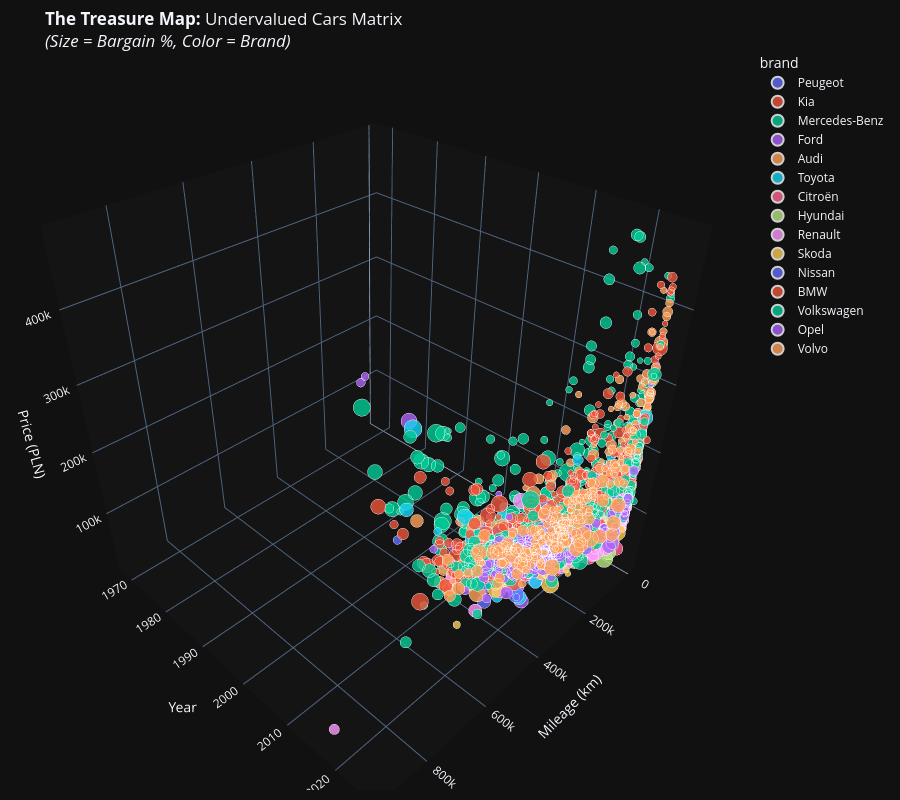

Here is the notebook cell this chart was saved with:
### Markdown cell above
7: This module visualizes the "Alpha" (profit potential) found by the model.
It generates a 3D Interactive "Treasure Map" of cars that are significantly undervalued.

Key Logic:
1. Fair Price Calculation: What *should* this car cost according to the AI?
2. Wreck Filtering: We exclude cars with >50% discount because they are likely damaged/salvage titles.
3. Market Focus: We focus on liquid assets (15k - 500k PLN).

### Code cell
import plotly.express as px
import pandas as pd
import numpy as np
import sys

# ==========================================
# 1. DEPENDENCY CHECK
# ==========================================
if 'X_holdout' not in locals():
    sys.exit("⛔ Data not found! Please run Cell 3 first.")

print("🌟 Generating Treasure Map (Filtering for Positive Deals only)...")

# ==========================================
# 2. DATA PREPARATION
# ==========================================
# Create a dedicated dataframe for analysis (don't touch original data)
deals_df = X_holdout.copy()
deals_df['Actual_Price'] = y_holdout

# Intelligent Model Selection: Use Ensemble if available, otherwise AutoGluon, otherwise XGBoost
if 'final_ensemble_preds' in locals():
    print("   🔹 Using Ensemble Predictions")
    deals_df['Fair_Price'] = final_ensemble_preds
elif 'ag_predictor' in locals():
    print("   🔹 Using AutoGluon Predictions")
    deals_df['Fair_Price'] = ag_predictor.predict(X_holdout)
elif 'xgb_model' in locals():
    print("   🔹 Using XGBoost Predictions")
    deals_df['Fair_Price'] = xgb_model.predict(X_holdout)
else:
    sys.exit("⛔ No trained model found.")

# ==========================================
# 3. DEAL METRICS CALCULATION
# ==========================================
# "Deal Score": Positive value means the car is listed BELOW its fair value.
# Formula: Fair Price - Actual Price
deals_df['Deal_Score_PLN'] = deals_df['Fair_Price'] - deals_df['Actual_Price']

# "Bargain Percentage": Relative discount size.
# Formula: Deal Score / Fair Price
deals_df['Bargain_Pct'] = (deals_df['Deal_Score_PLN'] / deals_df['Fair_Price']) * 100

# ==========================================
# 4. THE "SMART FILTER" (Crucial Step)
# ==========================================
# We apply strict business logic to remove noise and errors.

plot_data = deals_df[
    (deals_df['Deal_Score_PLN'] > 0) &           # Rule 1: Must be cheaper than predicted
    (deals_df['Bargain_Pct'] > 5) &              # Rule 2: Minimum 5% discount to be interesting
    (deals_df['Bargain_Pct'] < 50) &             # Rule 3: The "Wreck Filter". Discounts >50% are usually damaged cars.
    (deals_df['Actual_Price'] > 15000) &         # Rule 4: Exclude "beaters" (<15k PLN)
    (deals_df['Actual_Price'] < 500000)          # Rule 5: Exclude supercars (outliers)
].copy()

# Visual Optimization: Keep only Top 15 brands to prevent color chaos in the chart
top_brands = plot_data['brand'].value_counts().nlargest(15).index
plot_data = plot_data[plot_data['brand'].isin(top_brands)]

# Browser Optimization: Limit points to 4000 to prevent browser lag
if len(plot_data) > 4000:
    print(f"   ⚡ Sampling 4,000 deals (out of {len(plot_data)}) for smooth visualization...")
    plot_data = plot_data.sample(4000, random_state=42)

print(f"   🔍 Found {len(plot_data)} potential 'Buy' candidates.")

# ==========================================
# 5. 3D INTERACTIVE VISUALIZATION
# ==========================================
# X = Usage (Mileage), Y = Age (Year), Z = Cost (Price)
# Size = The Opportunity (Bigger Dot = Better Deal)

fig = px.scatter_3d(
    plot_data,
    x='mileage',
    y='year',
    z='Actual_Price',
    color='brand',              # Color groups by Brand
    size='Bargain_Pct',         # Size indicates Discount Magnitude
    hover_name='brand',
    hover_data={
        'brand': False,
        'model': True,
        'Actual_Price': ':,.0f',
        'Fair_Price': ':,.0f',
        'Deal_Score_PLN': ':,.0f',
        'Bargain_Pct': ':.1f',  # Format: 12.5%
        'mileage': ':,.0f',
        'year': True
    },
    title='<b>The Treasure Map:</b> Undervalued Cars Matrix<br><i>(Size = Bargain %, Color = Brand)</i>',
    opacity=0.8,
    height=800,
    size_max=30,                # Max pixel size for the best deals
    template='plotly_dark'      # Dark mode for professional look
)

# Refine 3D Scene Layout
fig.update_layout(
    scene=dict(
        xaxis_title='Mileage (km)',
        yaxis_title='Year',
        zaxis_title='Price (PLN)',
        # Subtle dark grey background for 3D box
        xaxis=dict(backgroundcolor="rgb(20, 20, 20)"),
        yaxis=dict(backgroundcolor="rgb(20, 20, 20)"),
        zaxis=dict(backgroundcolor="rgb(20, 20, 20)"),
    ),
    margin=dict(r=10, l=10, b=10, t=50)
)

fig.show()

# ==========================================
# 6. TOP 10 "REAL WORLD" DEALS
# ==========================================
print("\n🏆 TOP 10 HIGH-CONFIDENCE DEALS:")
print("   (Filtered for Year > 2015 to focus on modern, liquid inventory)")

# Logic: Sort by Bargain % but filter for newer cars to ensure liquidity
top_list = plot_data[plot_data['year'] > 2015].sort_values(by='Bargain_Pct', ascending=False).head(10)

# Clean Table Display
display_cols = ['brand', 'model', 'year', 'mileage', 'Actual_Price', 'Fair_Price', 'Deal_Score_PLN', 'Bargain_Pct']

display(top_list[display_cols].style
        .background_gradient(subset=['Bargain_Pct'], cmap='Greens') # Green highlight for best deals
        .format({
            'Actual_Price': '{:,.0f}',
            'Fair_Price': '{:,.0f}',
            'Deal_Score_PLN': '{:+,.0f}', # Adds + sign for positive values
            'Bargain_Pct': '{:.1f}%',
            'mileage': '{:,.0f}'
        }))

### Figure 1 — Plotly figure (JSON) as saved in the notebook; plotly's stock layout.template omitted (floating-point values rounded to 4 significant figures; data arrays with more than 128 entries replaced by an {"elided": "..."} marker saying what was removed)
{"data": [{"customdata": {"elided": "209x5 mixed values"}, "hovertemplate": "<b>%{hovertext}</b><br><br>mileage=%{x:,.0f}<br>year=%{y}<br>Actual_Price=%{z:,.0f}<br>Bargain_Pct=%{customdata[4]:.1f}<br>model=%{customdata[1]}<br>Fair_Price=%{customdata[2]:,.0f}<br>Deal_Score_PLN=%{customdata[3]:,.0f}<extra></extra>", "hovertext": {"elided": "209 str values"}, "legendgroup": "Peugeot", "marker": {"color": "#636efa", "opacity": 0.8, "size": {"elided": "209 float values"}, "sizemode": "area", "sizeref": 0.05478, "symbol": "circle"}, "mode": "markers", "name": "Peugeot", "scene": "scene", "showlegend": true, "type": "scatter3d", "x": {"elided": "209 float values"}, "y": {"elided": "209 int values"}, "z": {"elided": "209 float values"}}, {"customdata": {"elided": "182x5 mixed values"}, "hovertemplate": "<b>%{hovertext}</b><br><br>mileage=%{x:,.0f}<br>year=%{y}<br>Actual_Price=%{z:,.0f}<br>Bargain_Pct=%{customdata[4]:.1f}<br>model=%{customdata[1]}<br>Fair_Price=%{customdata[2]:,.0f}<br>Deal_Score_PLN=%{customdata[3]:,.0f}<extra></extra>", "hovertext": {"elided": "182 str values"}, "legendgroup": "Kia", "marker": {"color": "#EF553B", "opacity": 0.8, "size": {"elided": "182 float values"}, "sizemode": "area", "sizeref": 0.05478, "symbol": "circle"}, "mode": "markers", "name": "Kia", "scene": "scene", "showlegend": true, "type": "scatter3d", "x": {"elided": "182 float values"}, "y": {"elided": "182 int values"}, "z": {"elided": "182 float values"}}, {"customdata": {"elided": "384x5 mixed values"}, "hovertemplate": "<b>%{hovertext}</b><br><br>mileage=%{x:,.0f}<br>year=%{y}<br>Actual_Price=%{z:,.0f}<br>Bargain_Pct=%{customdata[4]:.1f}<br>model=%{customdata[1]}<br>Fair_Price=%{customdata[2]:,.0f}<br>Deal_Score_PLN=%{customdata[3]:,.0f}<extra></extra>", "hovertext": {"elided": "384 str values"}, "legendgroup": "Mercedes-Benz", "marker": {"color": "#00cc96", "opacity": 0.8, "size": {"elided": "384 float values"}, "sizemode": "area", "sizeref": 0.05478, "symbol": "circle"}, "mode": "markers", "name": "Mercedes-Benz", "scene": "scene", "showlegend": true, "type": "scatter3d", "x": {"elided": "384 float values"}, "y": {"elided": "384 int values"}, "z": {"elided": "384 float values"}}, {"customdata": {"elided": "396x5 mixed values"}, "hovertemplate": "<b>%{hovertext}</b><br><br>mileage=%{x:,.0f}<br>year=%{y}<br>Actual_Price=%{z:,.0f}<br>Bargain_Pct=%{customdata[4]:.1f}<br>model=%{customdata[1]}<br>Fair_Price=%{customdata[2]:,.0f}<br>Deal_Score_PLN=%{customdata[3]:,.0f}<extra></extra>", "hovertext": {"elided": "396 str values"}, "legendgroup": "Ford", "marker": {"color": "#ab63fa", "opacity": 0.8, "size": {"elided": "396 float values"}, "sizemode": "area", "sizeref": 0.05478, "symbol": "circle"}, "mode": "markers", "name": "Ford", "scene": "scene", "showlegend": true, "type": "scatter3d", "x": {"elided": "396 float values"}, "y": {"elided": "396 int values"}, "z": {"elided": "396 float values"}}, {"customdata": {"elided": "392x5 mixed values"}, "hovertemplate": "<b>%{hovertext}</b><br><br>mileage=%{x:,.0f}<br>year=%{y}<br>Actual_Price=%{z:,.0f}<br>Bargain_Pct=%{customdata[4]:.1f}<br>model=%{customdata[1]}<br>Fair_Price=%{customdata[2]:,.0f}<br>Deal_Score_PLN=%{customdata[3]:,.0f}<extra></extra>", "hovertext": {"elided": "392 str values"}, "legendgroup": "Audi", "marker": {"color": "#FFA15A", "opacity": 0.8, "size": {"elided": "392 float values"}, "sizemode": "area", "sizeref": 0.05478, "symbol": "circle"}, "mode": "markers", "name": "Audi", "scene": "scene", "showlegend": true, "type": "scatter3d", "x": {"elided": "392 float values"}, "y": {"elided": "392 int values"}, "z": {"elided": "392 float values"}}, {"customdata": {"elided": "271x5 mixed values"}, "hovertemplate": "<b>%{hovertext}</b><br><br>mileage=%{x:,.0f}<br>year=%{y}<br>Actual_Price=%{z:,.0f}<br>Bargain_Pct=%{customdata[4]:.1f}<br>model=%{customdata[1]}<br>Fair_Price=%{customdata[2]:,.0f}<br>Deal_Score_PLN=%{customdata[3]:,.0f}<extra></extra>", "hovertext": {"elided": "271 str values"}, "legendgroup": "Toyota", "marker": {"color": "#19d3f3", "opacity": 0.8, "size": {"elided": "271 float values"}, "sizemode": "area", "sizeref": 0.05478, "symbol": "circle"}, "mode": "markers", "name": "Toyota", "scene": "scene", "showlegend": true, "type": "scatter3d", "x": {"elided": "271 float values"}, "y": {"elided": "271 int values"}, "z": {"elided": "271 float values"}}, {"customdata": {"elided": "121x5 mixed values"}, "hovertemplate": "<b>%{hovertext}</b><br><br>mileage=%{x:,.0f}<br>year=%{y}<br>Actual_Price=%{z:,.0f}<br>Bargain_Pct=%{customdata[4]:.1f}<br>model=%{customdata[1]}<br>Fair_Price=%{customdata[2]:,.0f}<br>Deal_Score_PLN=%{customdata[3]:,.0f}<extra></extra>", "hovertext": ["Citroën", "Citroën", "Citroën", "Citroën", "Citroën", "Citroën", "Citroën", "Citroën", "Citroën", "Citroën", "Citroën", "Citroën", "Citroën", "Citroën", "Citroën", "Citroën", "Citroën", "Citroën", "Citroën", "Citroën", "Citroën", "Citroën", "Citroën", "Citroën", "Citroën", "Citroën", "Citroën", "Citroën", "Citroën", "Citroën", "Citroën", "Citroën", "Citroën", "Citroën", "Citroën", "Citroën", "Citroën", "Citroën", "Citroën", "Citroën", "Citroën", "Citroën", "Citroën", "Citroën", "Citroën", "Citroën", "Citroën", "Citroën", "Citroën", "Citroën", "Citroën", "Citroën", "Citroën", "Citroën", "Citroën", "Citroën", "Citroën", "Citroën", "Citroën", "Citroën", "Citroën", "Citroën", "Citroën", "Citroën", "Citroën", "Citroën", "Citroën", "Citroën", "Citroën", "Citroën", "Citroën", "Citroën", "Citroën", "Citroën", "Citroën", "Citroën", "Citroën", "Citroën", "Citroën", "Citroën", "Citroën", "Citroën", "Citroën", "Citroën", "Citroën", "Citroën", "Citroën", "Citroën", "Citroën", "Citroën", "Citroën", "Citroën", "Citroën", "Citroën", "Citroën", "Citroën", "Citroën", "Citroën", "Citroën", "Citroën", "Citroën", "Citroën", "Citroën", "Citroën", "Citroën", "Citroën", "Citroën", "Citroën", "Citroën", "Citroën", "Citroën", "Citroën", "Citroën", "Citroën", "Citroën", "Citroën", "Citroën", "Citroën", "Citroën", "Citroën", "Citroën"], "legendgroup": "Citroën", "marker": {"color": "#FF6692", "opacity": 0.8, "size": [5.634, 12.61, 17.56, 6.975, 7.945, 11.35, 6.449, 6.332, 19.27, 12.27, 11.36, 25.19, 12.5, 12.91, 5.662, 8.143, 17.83, 14.07, 6.342, 7.577, 8.481, 43.4, 8.013, 7.99, 14.3, 16.72, 19.09, 6.164, 7.013, 8.293, 10.74, 16.29, 12.73, 12.4, 6.638, 8.389, 16.22, 25.89, 16.59, 18.52, 12.52, 11.27, 24.3, 10.86, 28.81, 9.785, 10.02, 18.35, 11.07, 11.99, 10.41, 5.155, 17.25, 17.13, 12.52, 9.46, 6.938, 20.6, 22.07, 12.97, 10.2, 29.89, 7.994, 21.74, 8.081, 11.6, 22.81, 5.928, 21.68, 15.73, 7.513, 11.02, 12.86, 43.38, 14.21, 6.616, 20.27, 14.14, 30.11, 22.42, 14.11, 8.675, 6.437, 9.541, 9.095, 18.93, 28.03, 11.53, 11.65, 10.32, 5.675, 25.22, 9.896, 6.21, 21.63, 10.72, 8.361, 16.05, 8.652, 5.294, 44.65, 18.89, 17.36, 6.125, 14.16, 8.871, 8.199, 11.24, 7.914, 6.521, 6.555, 19.83, 7.313, 12.73, 9.619, 11.13, 8.544, 14.27, 14.76, 10.75, 5.052], "sizemode": "area", "sizeref": 0.05478, "symbol": "circle"}, "mode": "markers", "name": "Citroën", "scene": "scene", "showlegend": true, "type": "scatter3d", "x": [184600.0, 239000.0, 49000.0, 176000.0, 500.0, 57000.0, 59000.0, 116000.0, 178000.0, 51270.0, 1.0, 319900.0, 226000.0, 173000.0, 161000.0, 56200.0, 174500.0, 218000.0, 174000.0, 13000.0, 88000.0, 200000.0, 162000.0, 260000.0, 69000.0, 41000.0, 262000.0, 199400.0, 247000.0, 100000.0, 80300.0, 219200.0, 208500.0, 190600.0, 35670.0, 172300.0, 155100.0, 6505.0, 72720.0, 88000.0, 96600.0, 46090.0, 170000.0, 72200.0, 182000.0, 92480.0, 2.0, 25500.0, 102300.0, 130000.0, 91640.0, 270000.0, 75000.0, 84460.0, 26100.0, 13800.0, 181000.0, 56000.0, 151000.0, 125000.0, 151300.0, 230500.0, 189000.0, 115900.0, 160000.0, 42630.0, 79200.0, 138500.0, 200000.0, 5.0, 126000.0, 40830.0, 12000.0, 162000.0, 138500.0, 85000.0, 109400.0, 83040.0, 106000.0, 171200.0, 154000.0, 5.0, 193000.0, 162800.0, 168000.0, 25000.0, 101000.0, 104600.0, 120000.0, 257000.0, 147700.0, 44100.0, 13230.0, 127000.0, 20850.0, 20000.0, 161000.0, 75000.0, 90650.0, 105000.0, 61000.0, 160000.0, 266800.0, 258200.0, 189500.0, 220000.0, 108000.0, 229800.0, 5.0, 33200.0, 141000.0, 130000.0, 46520.0, 153000.0, 159000.0, 97000.0, 225000.0, 269800.0, 150000.0, 112900.0, 181000.0], "y": [2014, 2009, 2020, 2019, 2023, 2018, 2020, 2018, 2013, 2020, 2025, 2016, 2019, 2016, 2017, 2021, 2010, 2017, 2020, 2023, 2013, 2013, 2013, 2016, 2020, 2013, 2016, 2017, 2016, 2012, 2014, 2012, 2015, 2018, 2022, 2016, 2018, 2025, 2019, 2022, 2014, 2020, 2012, 2022, 2014, 2013, 2025, 2024, 2018, 2020, 2018, 2015, 2022, 2017, 2023, 2024, 2018, 2021, 2015, 2014, 2017, 2017, 2017, 2019, 2012, 2023, 2018, 2021, 2013, 2025, 2021, 2019, 2021, 2018, 2020, 2016, 2015, 2019, 2020, 2018, 2018, 2025, 2015, 2014, 2016, 2021, 2020, 2020, 2018, 2012, 2019, 2018, 2023, 2021, 2020, 2022, 2017, 2014, 2016, 2014, 2022, 2014, 2011, 2015, 2015, 2021, 2009, 2014, 2025, 2022, 2019, 2018, 2023, 2018, 2012, 2018, 2015, 2017, 2015, 2015, 2018], "z": [31500.0, 21900.0, 29500.0, 46900.0, 48900.0, 39000.0, 49900.0, 72900.0, 22900.0, 57700.0, 115700.0, 16500.0, 75900.0, 34400.0, 34900.0, 33900.0, 23500.0, 18500.0, 64900.0, 42900.0, 23900.0, 22000.0, 18400.0, 29900.0, 35900.0, 18000.0, 20900.0, 38000.0, 25900.0, 17000.0, 22900.0, 17000.0, 18900.0, 29950.0, 76900.0, 23500.0, 24900.0, 35000.0, 26500.0, 52900.0, 17000.0, 36900.0, 19000.0, 79900.0, 20000.0, 24900.0, 77000.0, 76000.0, 17900.0, 37900.0, 30900.0, 25000.0, 36900.0, 27000.0, 63800.0, 113000.0, 39900.0, 29000.0, 24800.0, 17200.0, 35900.0, 21900.0, 30000.0, 39800.0, 19000.0, 69900.0, 37800.0, 60000.0, 18000.0, 169900.0, 63900.0, 44900.0, 58000.0, 34440.0, 43890.0, 32000.0, 21000.0, 26900.0, 22000.0, 28900.0, 46900.0, 182000.0, 18900.0, 25500.0, 34950.0, 43000.0, 48500.0, 30900.0, 17900.0, 23900.0, 79900.0, 27900.0, 60000.0, 45000.0, 28900.0, 59900.0, 29900.0, 25900.0, 34500.0, 20000.0, 24500.0, 23400.0, 22500.0, 28900.0, 16900.0, 34900.0, 19950.0, 25000.0, 100500.0, 64900.0, 32500.0, 28900.0, 82900.0, 20900.0, 17800.0, 35890.0, 43050.0, 25500.0, 22500.0, 25900.0, 51900.0]}, {"customdata": {"elided": "189x5 mixed values"}, "hovertemplate": "<b>%{hovertext}</b><br><br>mileage=%{x:,.0f}<br>year=%{y}<br>Actual_Price=%{z:,.0f}<br>Bargain_Pct=%{customdata[4]:.1f}<br>model=%{customdata[1]}<br>Fair_Price=%{customdata[2]:,.0f}<br>Deal_Score_PLN=%{customdata[3]:,.0f}<extra></extra>", "hovertext": {"elided": "189 str values"}, "legendgroup": "Hyundai", "marker": {"color": "#B6E880", "opacity": 0.8, "size": {"elided": "189 float values"}, "sizemode": "area", "sizeref": 0.05478, "symbol": "circle"}, "mode": "markers", "name": "Hyundai", "scene": "scene", "showlegend": true, "type": "scatter3d", "x": {"elided": "189 float values"}, "y": {"elided": "189 int values"}, "z": {"elided": "189 float values"}}, {"customdata": {"elided": "205x5 mixed values"}, "hovertemplate": "<b>%{hovertext}</b><br><br>mileage=%{x:,.0f}<br>year=%{y}<br>Actual_Price=%{z:,.0f}<br>Bargain_Pct=%{customdata[4]:.1f}<br>model=%{customdata[1]}<br>Fair_Price=%{customdata[2]:,.0f}<br>Deal_Score_PLN=%{customdata[3]:,.0f}<extra></extra>", "hovertext": {"elided": "205 str values"}, "legendgroup": "Renault", "marker": {"color": "#FF97FF", "opacity": 0.8, "size": {"elided": "205 float values"}, "sizemode": "area", "sizeref": 0.05478, "symbol": "circle"}, "mode": "markers", "name": "Renault", "scene": "scene", "showlegend": true, "type": "scatter3d", "x": {"elided": "205 float values"}, "y": {"elided": "205 int values"}, "z": {"elided": "205 float values"}}, {"customdata": {"elided": "197x5 mixed values"}, "hovertemplate": "<b>%{hovertext}</b><br><br>mileage=%{x:,.0f}<br>year=%{y}<br>Actual_Price=%{z:,.0f}<br>Bargain_Pct=%{customdata[4]:.1f}<br>model=%{customdata[1]}<br>Fair_Price=%{customdata[2]:,.0f}<br>Deal_Score_PLN=%{customdata[3]:,.0f}<extra></extra>", "hovertext": {"elided": "197 str values"}, "legendgroup": "Skoda", "marker": {"color": "#FECB52", "opacity": 0.8, "size": {"elided": "197 float values"}, "sizemode": "area", "sizeref": 0.05478, "symbol": "circle"}, "mode": "markers", "name": "Skoda", "scene": "scene", "showlegend": true, "type": "scatter3d", "x": {"elided": "197 float values"}, "y": {"elided": "197 int values"}, "z": {"elided": "197 float values"}}, {"customdata": {"elided": "110x5 mixed values"}, "hovertemplate": "<b>%{hovertext}</b><br><br>mileage=%{x:,.0f}<br>year=%{y}<br>Actual_Price=%{z:,.0f}<br>Bargain_Pct=%{customdata[4]:.1f}<br>model=%{customdata[1]}<br>Fair_Price=%{customdata[2]:,.0f}<br>Deal_Score_PLN=%{customdata[3]:,.0f}<extra></extra>", "hovertext": ["Nissan", "Nissan", "Nissan", "Nissan", "Nissan", "Nissan", "Nissan", "Nissan", "Nissan", "Nissan", "Nissan", "Nissan", "Nissan", "Nissan", "Nissan", "Nissan", "Nissan", "Nissan", "Nissan", "Nissan", "Nissan", "Nissan", "Nissan", "Nissan", "Nissan", "Nissan", "Nissan", "Nissan", "Nissan", "Nissan", "Nissan", "Nissan", "Nissan", "Nissan", "Nissan", "Nissan", "Nissan", "Nissan", "Nissan", "Nissan", "Nissan", "Nissan", "Nissan", "Nissan", "Nissan", "Nissan", "Nissan", "Nissan", "Nissan", "Nissan", "Nissan", "Nissan", "Nissan", "Nissan", "Nissan", "Nissan", "Nissan", "Nissan", "Nissan", "Nissan", "Nissan", "Nissan", "Nissan", "Nissan", "Nissan", "Nissan", "Nissan", "Nissan", "Nissan", "Nissan", "Nissan", "Nissan", "Nissan", "Nissan", "Nissan", "Nissan", "Nissan", "Nissan", "Nissan", "Nissan", "Nissan", "Nissan", "Nissan", "Nissan", "Nissan", "Nissan", "Nissan", "Nissan", "Nissan", "Nissan", "Nissan", "Nissan", "Nissan", "Nissan", "Nissan", "Nissan", "Nissan", "Nissan", "Nissan", "Nissan", "Nissan", "Nissan", "Nissan", "Nissan", "Nissan", "Nissan", "Nissan", "Nissan", "Nissan", "Nissan"], "legendgroup": "Nissan", "marker": {"color": "#636efa", "opacity": 0.8, "size": [11.92, 34.98, 20.97, 18.77, 32.0, 14.11, 11.68, 13.17, 8.282, 9.098, 7.613, 6.885, 13.64, 5.6, 6.517, 18.35, 5.407, 10.26, 8.358, 22.13, 18.82, 9.684, 9.386, 5.081, 10.53, 17.41, 7.014, 14.77, 27.99, 10.07, 36.72, 34.16, 5.227, 10.94, 11.88, 7.093, 9.165, 12.36, 16.49, 11.7, 14.81, 8.644, 11.42, 15.1, 21.29, 13.23, 12.09, 8.207, 5.128, 7.871, 10.91, 10.06, 8.766, 12.26, 17.06, 29.05, 5.53, 6.27, 24.44, 8.55, 11.67, 42.18, 9.885, 10.99, 14.88, 25.22, 6.906, 22.16, 12.35, 8.89, 10.92, 17.93, 11.63, 12.56, 11.28, 9.472, 5.154, 8.803, 8.658, 10.12, 7.917, 7.897, 19.29, 26.64, 42.04, 18.69, 6.468, 9.55, 14.61, 5.333, 7.433, 16.72, 7.076, 10.16, 12.78, 7.745, 12.24, 12.95, 8.97, 8.861, 16.55, 7.821, 12.76, 15.26, 12.85, 13.25, 8.559, 17.62, 8.313, 6.629], "sizemode": "area", "sizeref": 0.05478, "symbol": "circle"}, "mode": "markers", "name": "Nissan", "scene": "scene", "showlegend": true, "type": "scatter3d", "x": [302000.0, 320300.0, 55050.0, 124000.0, 134000.0, 96560.0, 13300.0, 145000.0, 10.0, 110000.0, 118000.0, 156000.0, 136000.0, 217000.0, 111500.0, 168500.0, 46000.0, 223100.0, 164000.0, 182500.0, 215000.0, 96000.0, 109000.0, 91000.0, 271300.0, 190000.0, 292000.0, 75000.0, 153000.0, 62370.0, 313000.0, 175100.0, 121000.0, 400000.0, 254000.0, 310000.0, 249000.0, 121700.0, 277000.0, 228400.0, 163300.0, 184000.0, 161200.0, 46000.0, 155000.0, 66500.0, 229000.0, 159600.0, 74880.0, 146000.0, 50000.0, 188000.0, 215000.0, 113000.0, 146000.0, 74930.0, 18100.0, 119000.0, 40000.0, 143000.0, 130000.0, 185000.0, 215600.0, 150000.0, 273200.0, 55000.0, 43000.0, 81500.0, 7.0, 224000.0, 201000.0, 191000.0, 199000.0, 217000.0, 123100.0, 2500.0, 198000.0, 114000.0, 1.0, 134000.0, 68220.0, 266000.0, 89680.0, 79420.0, 302000.0, 180000.0, 76000.0, 52000.0, 148100.0, 10440.0, 206500.0, 72000.0, 216000.0, 182000.0, 48000.0, 263700.0, 157300.0, 13120.0, 5.0, 208000.0, 174000.0, 175000.0, 172000.0, 250000.0, 85000.0, 69050.0, 210000.0, 117000.0, 29000.0, 87300.0], "y": [2010, 2013, 2019, 2016, 2009, 2015, 2023, 2015, 2025, 2015, 2008, 2014, 2016, 2015, 2017, 2017, 2021, 2009, 2014, 2017, 2009, 2017, 2014, 2012, 2010, 2009, 2009, 2014, 2012, 2018, 2019, 2010, 2015, 1998, 2013, 2019, 2011, 2020, 2011, 2008, 2015, 2009, 2015, 2017, 2007, 2013, 2011, 2019, 2016, 2012, 2018, 2013, 2009, 2015, 2012, 2017, 2023, 2014, 2017, 2007, 2016, 2016, 2017, 2016, 2011, 2020, 2021, 2016, 2024, 2009, 2012, 2007, 2009, 2010, 2012, 2025, 2012, 2018, 2025, 2014, 2018, 2012, 2015, 2015, 2011, 2010, 2016, 2017, 2012, 2025, 2007, 2013, 2011, 2014, 2011, 2020, 2013, 2024, 2025, 2010, 2007, 2016, 2012, 2014, 2019, 2017, 2008, 2016, 2022, 2014], "z": [17900.0, 15810.0, 27800.0, 18500.0, 16900.0, 20000.0, 89800.0, 20900.0, 118900.0, 31900.0, 23900.0, 37500.0, 22900.0, 28900.0, 43900.0, 37500.0, 93500.0, 23700.0, 19500.0, 24500.0, 19500.0, 69000.0, 29900.0, 17900.0, 18400.0, 18780.0, 18000.0, 19900.0, 22450.0, 89000.0, 25600.0, 17900.0, 56000.0, 37990.0, 22700.0, 19900.0, 22000.0, 53900.0, 20000.0, 19900.0, 42500.0, 25500.0, 38000.0, 28900.0, 18500.0, 19900.0, 17990.0, 61900.0, 32900.0, 30900.0, 71900.0, 25950.0, 20500.0, 37500.0, 15900.0, 26400.0, 121900.0, 37800.0, 26900.0, 17900.0, 41000.0, 42900.0, 43900.0, 27800.0, 24900.0, 148000.0, 76000.0, 44900.0, 139000.0, 17900.0, 24900.0, 17900.0, 19900.0, 23900.0, 29900.0, 124900.0, 27000.0, 67900.0, 93400.0, 21900.0, 59900.0, 25000.0, 39900.0, 59000.0, 22900.0, 22900.0, 45200.0, 26900.0, 28900.0, 111900.0, 17800.0, 73000.0, 26900.0, 34800.0, 35000.0, 50900.0, 29900.0, 113900.0, 131700.0, 20000.0, 21900.0, 49900.0, 24900.0, 15780.0, 100000.0, 30000.0, 17700.0, 25000.0, 98600.0, 38900.0]}, {"customdata": {"elided": "453x5 mixed values"}, "hovertemplate": "<b>%{hovertext}</b><br><br>mileage=%{x:,.0f}<br>year=%{y}<br>Actual_Price=%{z:,.0f}<br>Bargain_Pct=%{customdata[4]:.1f}<br>model=%{customdata[1]}<br>Fair_Price=%{customdata[2]:,.0f}<br>Deal_Score_PLN=%{customdata[3]:,.0f}<extra></extra>", "hovertext": {"elided": "453 str values"}, "legendgroup": "BMW", "marker": {"color": "#EF553B", "opacity": 0.8, "size": {"elided": "453 float values"}, "sizemode": "area", "sizeref": 0.05478, "symbol": "circle"}, "mode": "markers", "name": "BMW", "scene": "scene", "showlegend": true, "type": "scatter3d", "x": {"elided": "453 float values"}, "y": {"elided": "453 int values"}, "z": {"elided": "453 float values"}}, {"customdata": {"elided": "400x5 mixed values"}, "hovertemplate": "<b>%{hovertext}</b><br><br>mileage=%{x:,.0f}<br>year=%{y}<br>Actual_Price=%{z:,.0f}<br>Bargain_Pct=%{customdata[4]:.1f}<br>model=%{customdata[1]}<br>Fair_Price=%{customdata[2]:,.0f}<br>Deal_Score_PLN=%{customdata[3]:,.0f}<extra></extra>", "hovertext": {"elided": "400 str values"}, "legendgroup": "Volkswagen", "marker": {"color": "#00cc96", "opacity": 0.8, "size": {"elided": "400 float values"}, "sizemode": "area", "sizeref": 0.05478, "symbol": "circle"}, "mode": "markers", "name": "Volkswagen", "scene": "scene", "showlegend": true, "type": "scatter3d", "x": {"elided": "400 float values"}, "y": {"elided": "400 int values"}, "z": {"elided": "400 float values"}}, {"customdata": {"elided": "290x5 mixed values"}, "hovertemplate": "<b>%{hovertext}</b><br><br>mileage=%{x:,.0f}<br>year=%{y}<br>Actual_Price=%{z:,.0f}<br>Bargain_Pct=%{customdata[4]:.1f}<br>model=%{customdata[1]}<br>Fair_Price=%{customdata[2]:,.0f}<br>Deal_Score_PLN=%{customdata[3]:,.0f}<extra></extra>", "hovertext": {"elided": "290 str values"}, "legendgroup": "Opel", "marker": {"color": "#ab63fa", "opacity": 0.8, "size": {"elided": "290 float values"}, "sizemode": "area", "sizeref": 0.05478, "symbol": "circle"}, "mode": "markers", "name": "Opel", "scene": "scene", "showlegend": true, "type": "scatter3d", "x": {"elided": "290 float values"}, "y": {"elided": "290 int values"}, "z": {"elided": "290 float values"}}, {"customdata": {"elided": "201x5 mixed values"}, "hovertemplate": "<b>%{hovertext}</b><br><br>mileage=%{x:,.0f}<br>year=%{y}<br>Actual_Price=%{z:,.0f}<br>Bargain_Pct=%{customdata[4]:.1f}<br>model=%{customdata[1]}<br>Fair_Price=%{customdata[2]:,.0f}<br>Deal_Score_PLN=%{customdata[3]:,.0f}<extra></extra>", "hovertext": {"elided": "201 str values"}, "legendgroup": "Volvo", "marker": {"color": "#FFA15A", "opacity": 0.8, "size": {"elided": "201 float values"}, "sizemode": "area", "sizeref": 0.05478, "symbol": "circle"}, "mode": "markers", "name": "Volvo", "scene": "scene", "showlegend": true, "type": "scatter3d", "x": {"elided": "201 float values"}, "y": {"elided": "201 int values"}, "z": {"elided": "201 float values"}}], "layout": {"height": 800, "legend": {"itemsizing": "constant", "title": {"text": "brand"}, "tracegroupgap": 0}, "margin": {"b": 10, "l": 10, "r": 10, "t": 50}, "scene": {"domain": {"x": [0, 1], "y": [0, 1]}, "xaxis": {"backgroundcolor": "rgb(20, 20, 20)", "title": {"text": "Mileage (km)"}}, "yaxis": {"backgroundcolor": "rgb(20, 20, 20)", "title": {"text": "Year"}}, "zaxis": {"backgroundcolor": "rgb(20, 20, 20)", "title": {"text": "Price (PLN)"}}}, "title": {"text": "<b>The Treasure Map:</b> Undervalued Cars Matrix<br><i>(Size = Bargain %, Color = Brand)</i>"}}}
